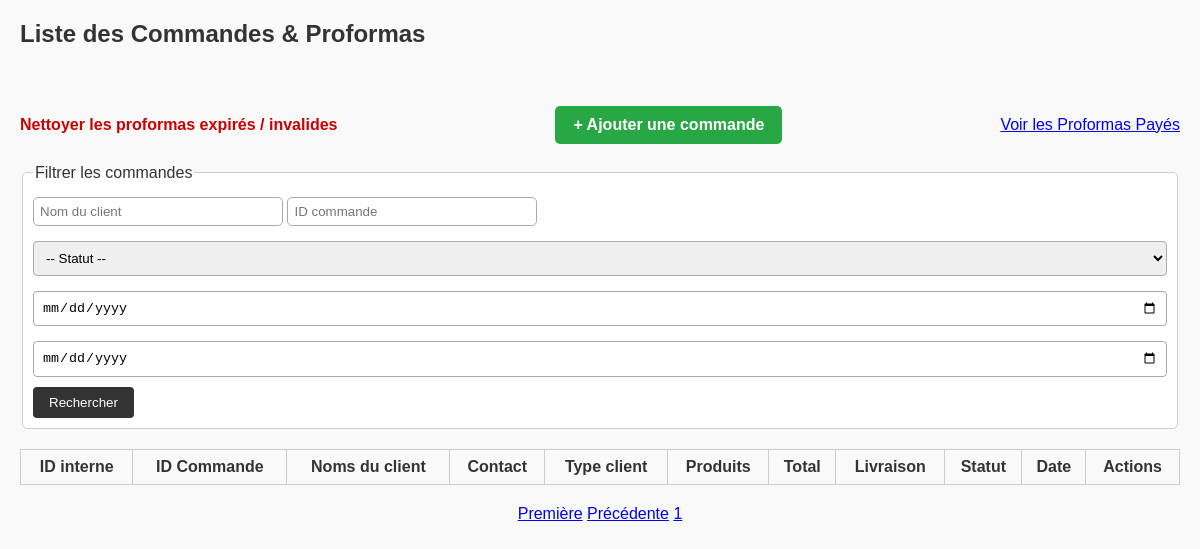
/commandes/liste?page=2, run on an earlier commit of the app's database.
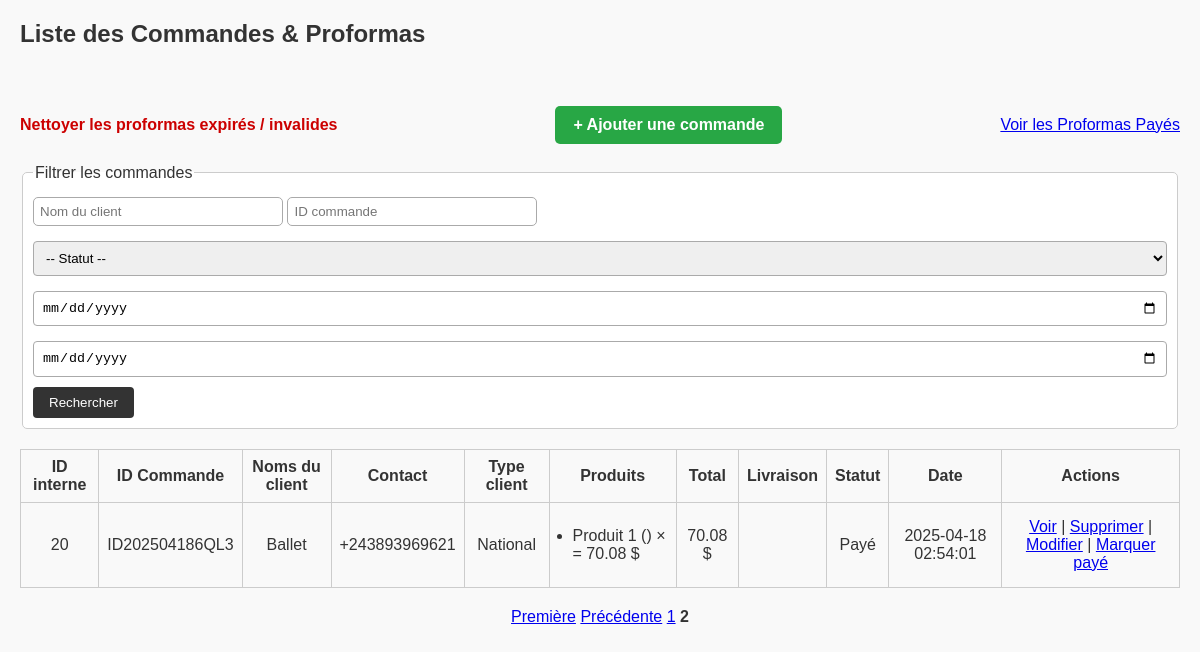
And on a later commit of the database.
### tables this page shows
CREATE TABLE proformas (
            id INTEGER PRIMARY KEY AUTOINCREMENT,
            nom_client TEXT,
            contact TEXT,
            type_client TEXT,
            produits TEXT,
            montant_total REAL,
            mode_livraison TEXT,
            frais_livraison REAL,
            observations TEXT,
            date_commande TEXT,
            date_generation TEXT,
            date_expiration TEXT,
            statut TEXT,
            chemin_fichier TEXT
        , id_commande TEXT);

### routes/commandes_routes.py (the view)
@commandes_bp.route("/liste")
def liste_commandes():
    try:
        page = int(request.args.get("page", 1))
    except ValueError:
        page = 1
    per_page = 11
    offset = (page - 1) * per_page
    conn = sqlite3.connect(DB_NAME)
    conn.row_factory = sqlite3.Row
    c = conn.cursor()
    c.execute("SELECT COUNT(*) FROM proformas")
    total = c.fetchone()[0]
    total_pages = (total + per_page - 1) // per_page
    c.execute("SELECT * FROM proformas ORDER BY id ASC LIMIT ? OFFSET ?", (per_page, offset))
    commandes = c.fetchall()
    conn.close()
    commandes_formatees = []
    for cmd in commandes:
        try:
            produits = json.loads(cmd["produits"])
        except:
            produits = []
        commandes_formatees.append({
            "id": cmd["id"],  # utilisé pour action/modif/suppression
            "id_commande": cmd["id_commande"],  # utilisé pour affichage
            "nom_client": cmd["nom_client"],
            "contact": cmd["contact"],
            "type_client": cmd["type_client"],
            "produits": produits,
            "montant_total": cmd["montant_total"],
            "statut": cmd["statut"],
            "mode_livraison": cmd["mode_livraison"],
            "frais_livraison": cmd["frais_livraison"],
            "date_generation": cmd["date_generation"]
        })
    pagination_links = get_pagination_links(page, total_pages, delta=2)
    return render_template("commandes_liste.html",
                           commandes=commandes_formatees,
                           page=page,
                           total_pages=total_pages,
                           pagination_links=pagination_links,
                           per_page=per_page)

### routes/commandes_routes.py (called while the page is built)
def get_pagination_links(page, total_pages, delta=2):
    links = []
    for p in range(1, total_pages + 1):
        if p == 1 or p == total_pages or (p >= page - delta and p <= page + delta):
            links.append(p)
        elif links[-1] != "...":
            links.append("...")
    return links

### templates/commandes_liste.html (shortened to what the changed rows need)
<!DOCTYPE html>
<html lang="fr">
<head>
    <link rel="stylesheet" href="{{ url_for('static', filename='style.css') }}">
</head>
<body>
    <h2>Liste des Commandes & Proformas</h2>
<br>
    <table border="1">
        <thead>
            <tr>
                <th>ID interne</th>
                <th>ID Commande</th>
                <th>Noms du client</th>
                <th>Contact</th>
                <th>Type client</th>
                <th>Produits</th>
                <th>Total</th>
                <th>Livraison</th>
                <th>Statut</th>
                <th>Date</th>
                <th>Actions</th>
            </tr>
        </thead>
        <tbody>
        {% for commande in commandes %}
            <tr>
                <td>{{ commande.id }}</td>
                <td>{{ commande.id_commande }}</td>
                <td>{{ commande.nom_client }}</td>
                <td>{{ commande.contact }}</td>
                <td>{{ commande.type_client }}</td>
                <td style="text-align: left;">
                    <ul style="padding-left: 15px;">
                    {% for p in commande.produits %}
                        <li>{{ p['titre'] }} ({{ p['qualité'] }}) × {{ p['quantité'] }} = {{ p['total'] }} $</li>
                    {% endfor %}
                    </ul>
                </td>
                <td>{{ commande.montant_total }} $</td>
                <td>{{ commande.mode_livraison }}</td>
                <td>{{ commande.statut }}</td>
                <td>{{ commande.date_generation }}</td>
                <td>
                    <a href="{{ url_for('commandes.view_proforma', proforma_id=commande.id) }}">Voir</a> |
                    <a href="{{ url_for('commandes.supprimer_commande', proforma_id=commande.id) }}"
                       onclick="return confirm('Confirmer la suppression ?')">Supprimer</a> |
                    <a href="{{ url_for('commandes.modifier_commande', proforma_id=commande.id) }}">Modifier</a> |
                    <a href="{{ url_for('commandes.changer_statut', proforma_id=commande.id, nouveau_statut='Payé') }}">Marquer payé</a>
                </td>
            </tr>
        {% endfor %}
        </tbody>
    </table>
    {% if pagination_links %}
    <div class="pagination" style="text-align: center; margin-top: 20px;">
        {% if page > 1 %}
            <a class="page-link" href="{{ url_for('commandes.liste_commandes', page=1) }}">Première</a>
            <a class="page-link" href="{{ url_for('commandes.liste_commandes', page=page - 1) }}">Précédente</a>
        {% endif %}
        {% for p in pagination_links %}
            {% if p == page %}
                <strong class="page-link">{{ p }}</strong>
            {% elif p == '...' %}
                <span class="page-link">...</span>
            {% else %}
                <a class="page-link" href="{{ url_for('commandes.liste_commandes', page=p) }}">{{ p }}</a>
            {% endif %}
        {% endfor %}
    </div>
    {% endif %}
</body>
</html>

What changed in the data, as far as the page shows it:
added proformas: id "20", id_commande "ID202504186QL3", nom_client "Ballet", contact "+243893969621", type_client "National", titre "Produit 1", total "70.08", montant_total "70.08", statut "Payé", date_generation "2025-04-18 02:54:01"
Also different on the page:
new list line: "2"
